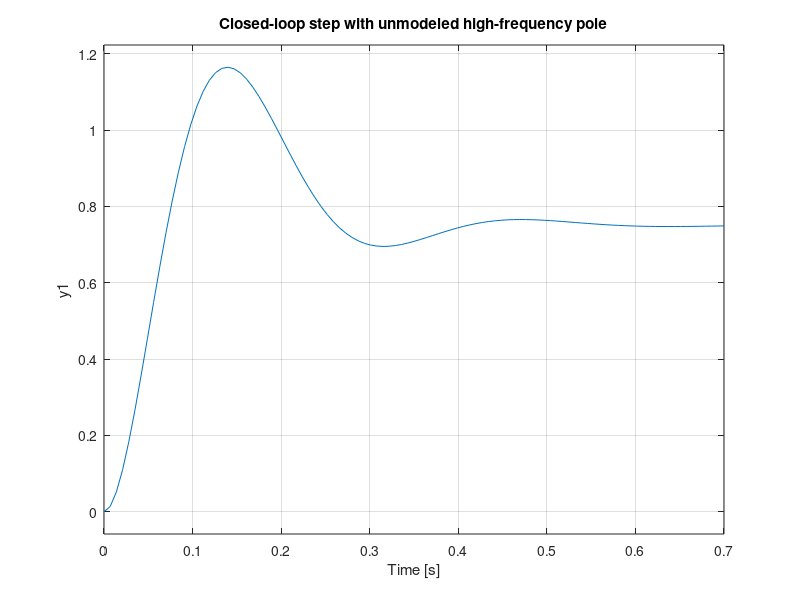
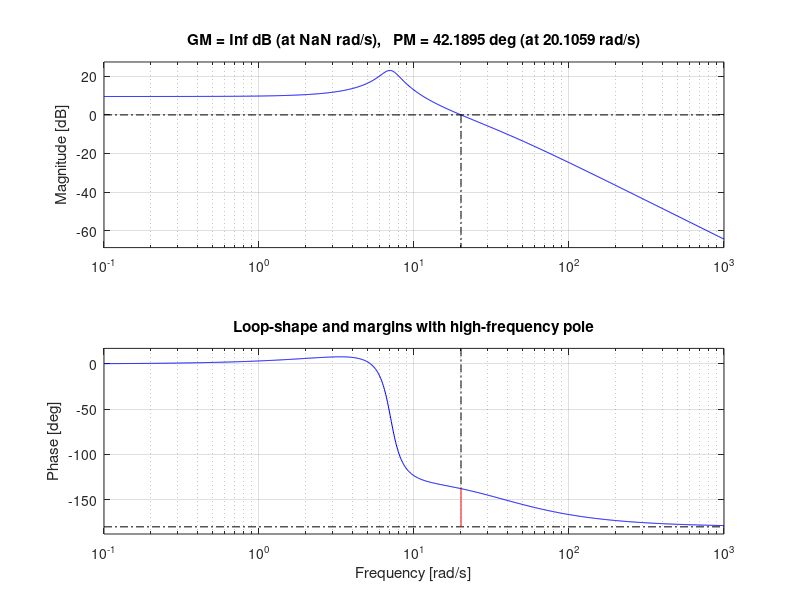

Recreate these plots in MATLAB, in order.
d  = 2;
k  = 50;
Kp = 150;
Kd = 20;

m_vec = linspace(0.5, 2.5, 9);
zeta_vec = zeros(size(m_vec));
wn_vec   = zeros(size(m_vec));

for i = 1:length(m_vec)
    m = m_vec(i);
    wn   = sqrt((k + Kp) / m);
    zeta = (d + Kd) / (2 * sqrt(m * (k + Kp)));
    wn_vec(i)   = wn;
    zeta_vec(i) = zeta;

    G0 = tf(1, [m d k]);
    C  = tf([Kd Kp], 1);
    Tm = feedback(C * G0, 1);
    % step(Tm); hold on;  % visualize effect of m on step response
end

% Example: add high-frequency pole
omega_h = 30;
m_nom   = 1.0;
G0 = tf(1, [m_nom d k]);
Gh = G0 * tf(1, [1/omega_h 1]);  % true plant
C  = tf([Kd Kp], 1);
Th = feedback(C * Gh, 1);

figure;
step(Th);
title('Closed-loop step with unmodeled high-frequency pole');

% Bode and margins
Lh = C * Gh;
figure;
margin(Lh);
title('Loop-shape and margins with high-frequency pole');
